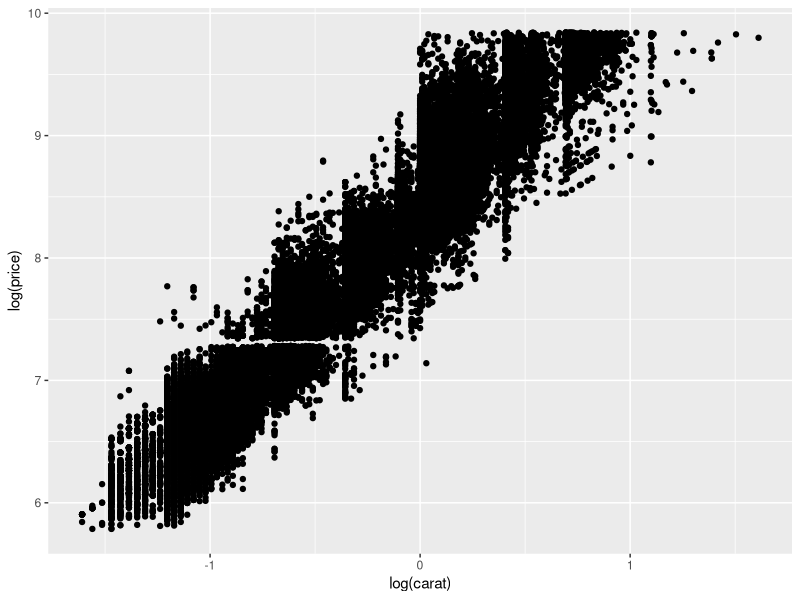
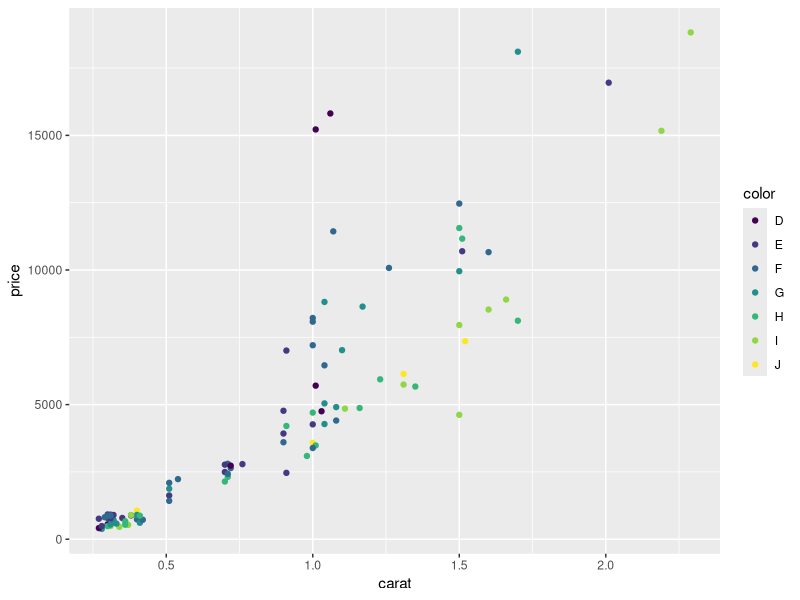
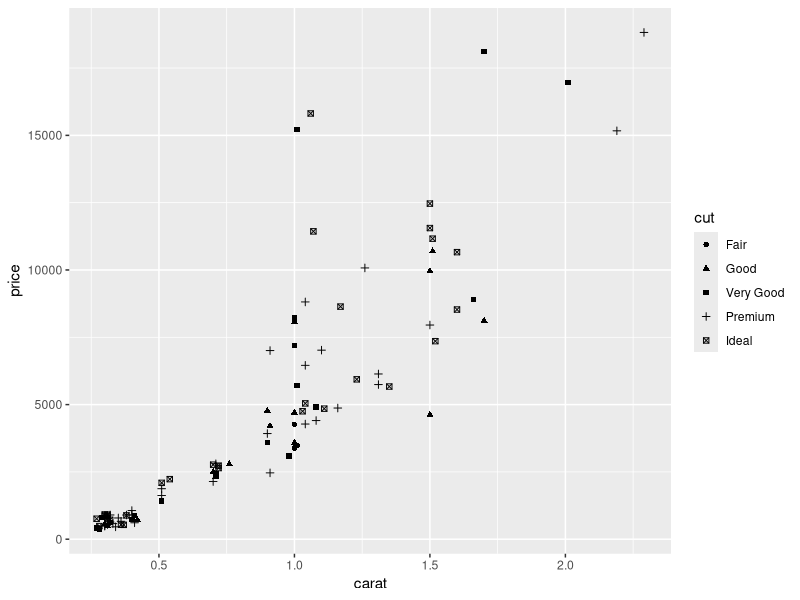
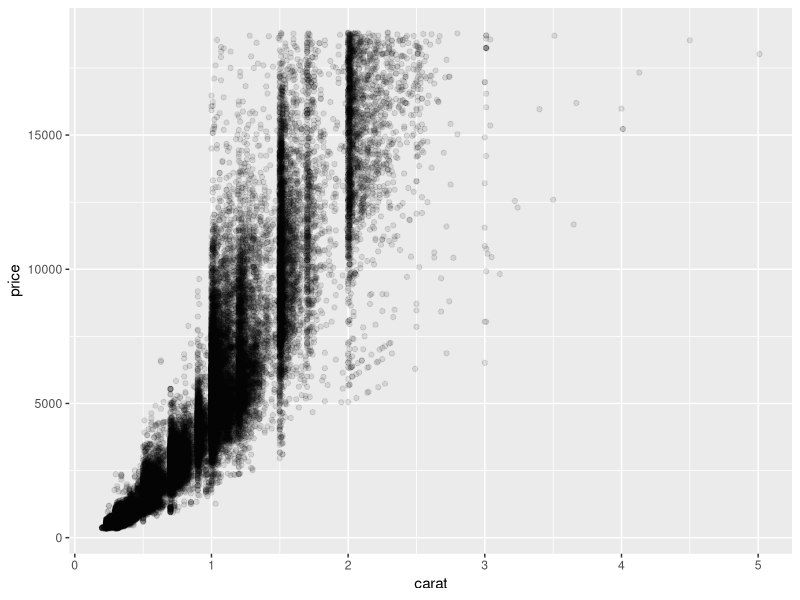
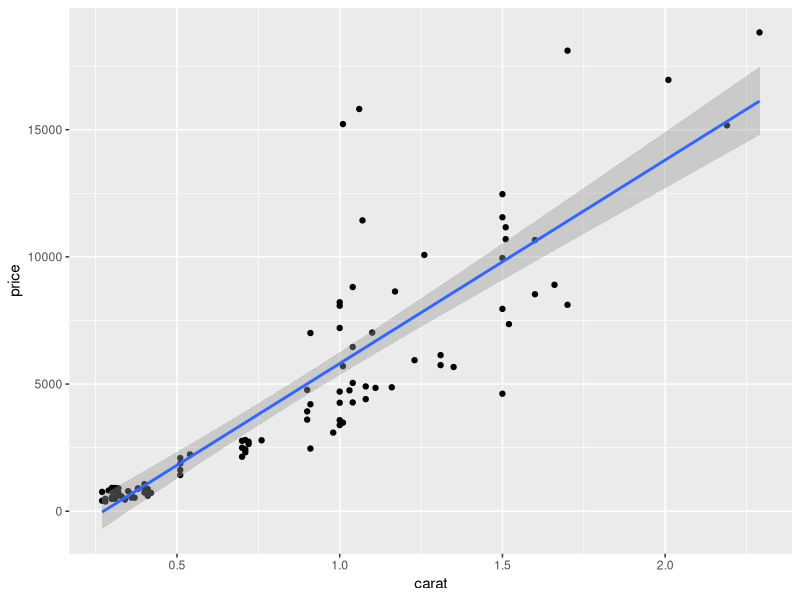
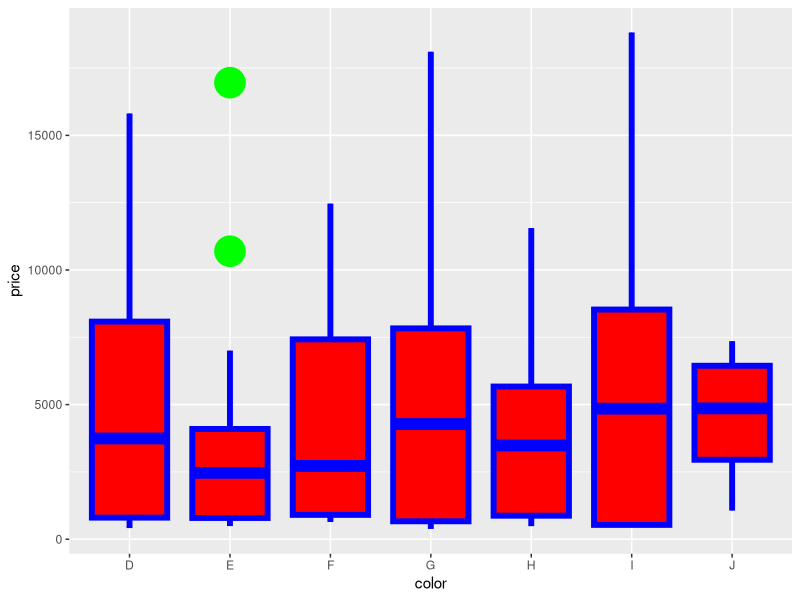
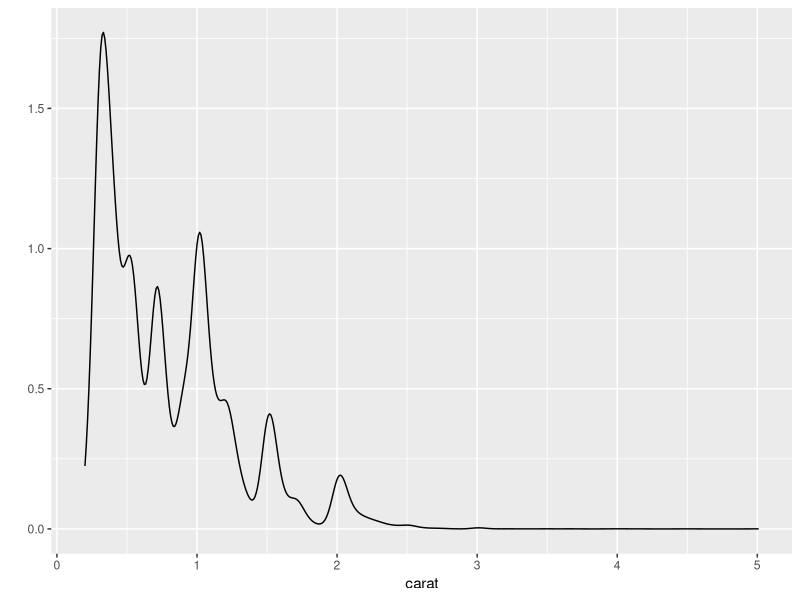
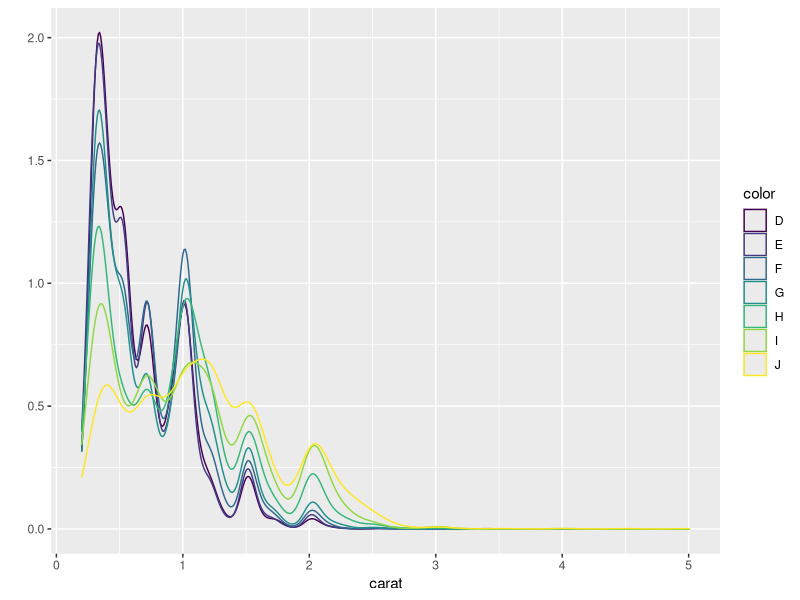

These charts were generated, in order, by the following R code:
library(ggplot2)
dat=diamonds   ##use diamonds data

qplot(log(carat), log(price), data = diamonds)  ## 直接对x y，取Log，并画图

dsmall = diamonds[sample(nrow(diamonds), 100), ]  ## 对diamonds 取随机100行. sample函数：sample(1:10,4) 随机无放回抽取4个值

qplot(carat, price, data = dsmall, colour = color)  ## color 以color填充点得颜色，并作为分类 （点用color）
qplot(carat, price, data = dsmall, shape = cut)  
qplot(carat, price, data = diamonds, alpha = I(1/10))  ## alpha: 控制点透明

library(splines)  # 绘制拟合曲线用到的线性模型包
qplot(carat, price, data = dsmall, geom = c("point", "smooth"),
      method = "lm")  ## lm 把拟合曲线变为直线


######箱型图
qplot(color, price, 
      data = dsmall, 
      geom = "boxplot") + geom_boxplot(outlier.colour = "green",    #箱外点颜色
                                       outlier.size = 10,           #箱外点大小
                                       fill = "red",                #箱子填充颜色
                                       colour = "blue",             #箱子轮廓颜色
                                       size=2)                      #箱子轮廓粗细
                                       

qplot(carat, data = diamonds, geom = "density")                ##密度曲线图
qplot(carat, data = diamonds, geom = "density", color = color) ##以 color 分类。并设置轮廓颜色
qplot(carat, data = diamonds, geom = "density", fill = color)  ##以 color 分类。并设置填充颜色
  
qplot(color, data = diamonds, geom = "bar",fill=color)         ##柱状图

